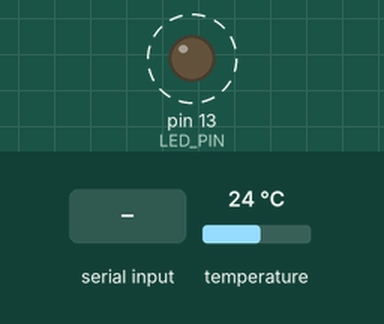
A sketch run on a simulated Arduino Uno, built with avr-gcc and run on an emulated ATmega328P. Shown: output pins drawn as LEDs (lit = HIGH). Wiring (inferred from the names in the program): LM75 temperature sensor at I2C address 0x48. Dashed ring = blinking. Inputs (shaded band) come from the test bench; at power-on: temperature 24 °C. EEPROM starts erased; what the sketch prints to the serial monitor is not drawn.

Above: at 1.2 s.
1.3 s: "r" received over Serial
3.5 s: "c" received over Serial
Timing chart, 0 to 11.5 s (numbered marks = the images above; inputs shaded):
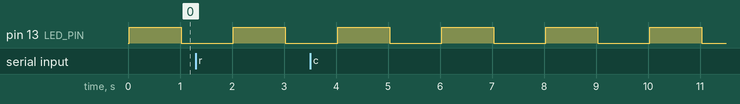

Measured:
- by itself, pin 13 (LED_PIN): alternates HIGH for 1.0 s and LOW for 1.0 s

The sketch:

arduino_temp_logger.ino
```cpp
/*
 * arduino_temp_logger
 *
 * 温度センサーから温度をI2C経由で読み込んで、1分おきにEEPROMに時系列に保存する。
 * 再起動しても継続して記録していく。
 * 通常稼働時はLEDが点滅する。
 * EEPROMがいっぱいになると、LEDを点灯させたままになる。
 * シリアル経由でデータの読み込みおよびデータのリセットができる。
 */
#include <EEPROM.h>
#include <Wire.h>

#define LED_PIN 13
#define EEPROM_SIZE (1024-2)  // EEPROMの最後の2バイトはオフセット格納用に確保
#define INTERVAL_MS 60000
#define LM75B_address 0x48 // A0=A1=A2=Low

int offset; // 現在書き込んでいるEEPROMのアドレス

// 最後に書いていたEEPROMのアドレスをEEPROMから読み込む
int read_Offset()
{
  int o;
  o = EEPROM.read(EEPROM_SIZE-2) << 8;
  o += EEPROM.read(EEPROM_SIZE-1);
  return o;
}

// 最後に書いたEEPROMのアドレスをEEPROMに保存する
void write_Offset(int offset)
{
  EEPROM.write(EEPROM_SIZE-2, (byte)(offset >> 8));
  EEPROM.write(EEPROM_SIZE-1, (byte)offset);
}

// 指定したEEPROMのアドレスから温度を読み込む
double read_Temp(int addr)
{
  double temp = 0.0;

  // 1バイト目が整数部、2バイト目が小数部
  temp += EEPROM.read(addr);
  temp += EEPROM.read(addr+sizeof(byte)) / 100.0;

  return temp;
}

// 指定したEEPROMのアドレスに温度を書き込む
int write_Temp(int addr, double temp)
{
  byte b;

  // 1バイト目が整数部、2バイト目が小数部
  b = (byte)temp;
  EEPROM.write(addr, b);
  addr += sizeof(byte);

  b = (byte)((temp-b)*100);
  EEPROM.write(addr, b);
  addr += sizeof(byte);

  return addr;
}

// シリアルからの入力を確認、処理する
// データ読み込みまたはデータクリア
void check_Serial()
{
  int ch;
  ch = Serial.read();
  if (ch == 'r')
  {
    Serial.println("-----");
    for (int i = 0; i < offset; i += sizeof(byte)*2)
    {
      double temp = read_Temp(i);
      Serial.print("[");
      Serial.print(i);
      Serial.print("]");
      Serial.println(temp);
    }
    Serial.println("-----");
  }
  else if (ch == 'c')
  {
    offset = 0;
    write_Offset(offset);
    Serial.print("clear\n");
  }
}

// 指定した時間、LEDを点滅させながら待つ
void delay_blink(unsigned long delay_ms)
{
  int status = LOW;

  while (delay_ms > 0)
  {
    check_Serial();

    if (status == HIGH)
    {
      status = LOW;
    }
    else
    {
      status = HIGH;
    }
    digitalWrite(LED_PIN, status);

    if (delay_ms >= 1000)
    {
      delay(1000);
      delay_ms -= 1000;
    }
    else
    {
      delay(delay_ms);
      delay_ms = 0;
    }
  }
}

// センサーから温度を読む
double get_Temperature()
{
  signed int temp_data = 0;
  double temp = 0.0;

  Wire.requestFrom(LM75B_address,2);
  while (Wire.available())
  {
    temp_data |= (Wire.read() << 8);         //温度レジスタの上位8bit取得
    temp_data |= Wire.read();                //温度レジスタの下位8bit取得(有効3bit)
  }
  temp = (temp_data >> 5) * 0.125;
  return temp;
}

// 初期化
void setup() {
  // put your setup code here, to run once:
  pinMode(LED_PIN, OUTPUT);
  Serial.begin(115200);

  // 最後に書き込んでいたEEPROMのアドレスをレストア
  offset = read_Offset();
  Serial.print("offset: ");
  Serial.println(offset);

  // 初期化した記録を残す
  offset = write_Temp(offset, 0);
  write_Offset(offset);

  // 温度センサの初期化/I2C
  Wire.begin();
  Wire.beginTransmission(LM75B_address);
  Wire.write(0x00);                            //温度読み出しモードに設定
  Wire.endTransmission();
}

// メインルーチン
void loop() {
  unsigned long start_time;
  unsigned long delay_ms;
  double temp = 0.0;

  // put your main code here, to run repeatedly:
  start_time = millis();

  // EEPROMがいっぱいだったらLEDを点滅しっぱなしにする
  if (offset >= EEPROM_SIZE)
  {
    digitalWrite(LED_PIN, HIGH);   // LEDをオン
    return;
  }

  // 温度をセンサーから読み込んで、EEPROMに書き込む
  temp = get_Temperature();
  Serial.print("[");
  Serial.print(offset);
  Serial.print("] ");
  Serial.println(temp);

  if (offset < EEPROM_SIZE)
  {
    offset = write_Temp(offset, temp);
    write_Offset(offset);
  }

  // 次に記録する時間までLEDを点滅させながら待機
  delay_ms = INTERVAL_MS - (millis() - start_time);
  delay_blink(delay_ms);
}
```
